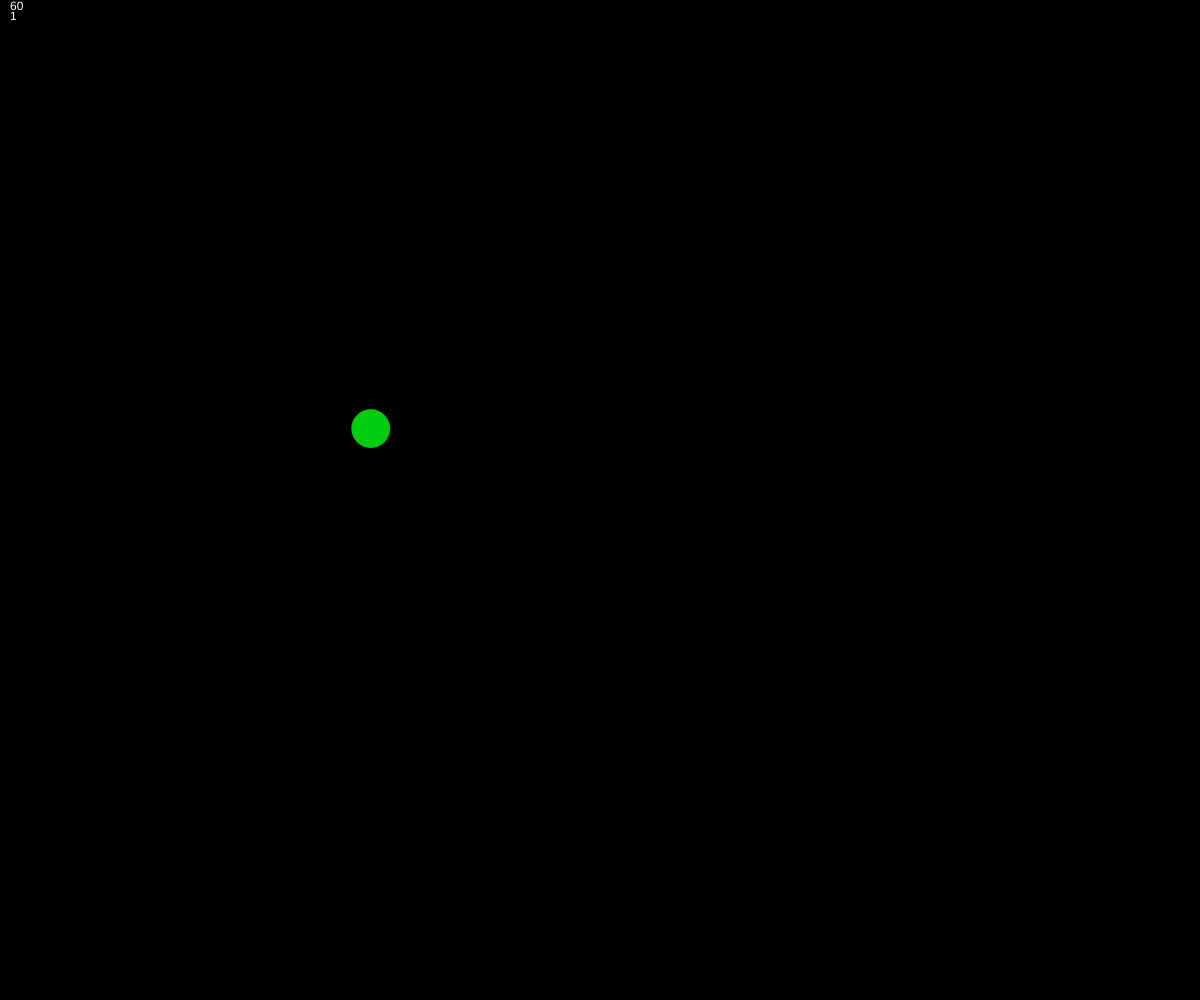
Frame 1 (no input)
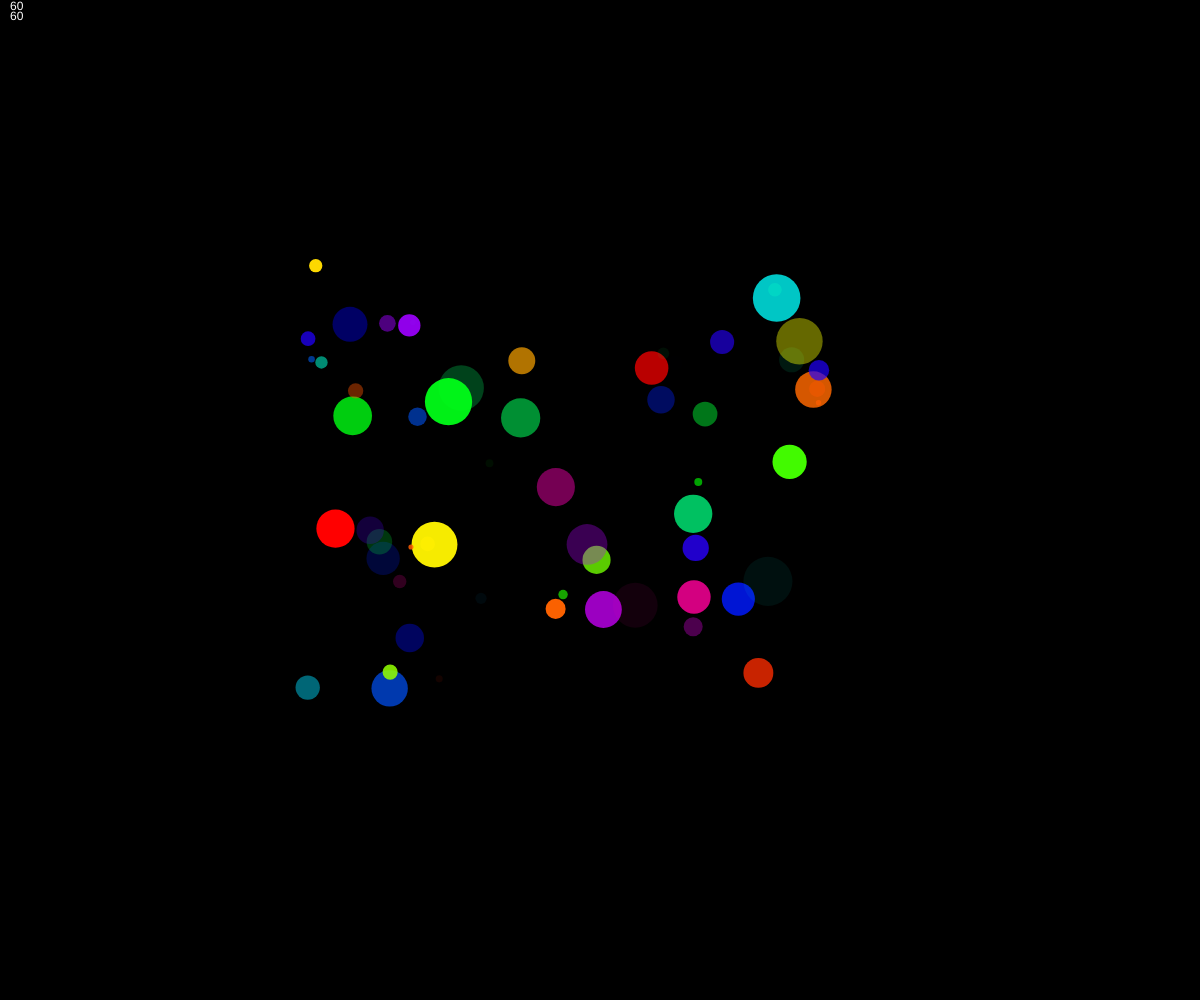
Frame 60 (no input)
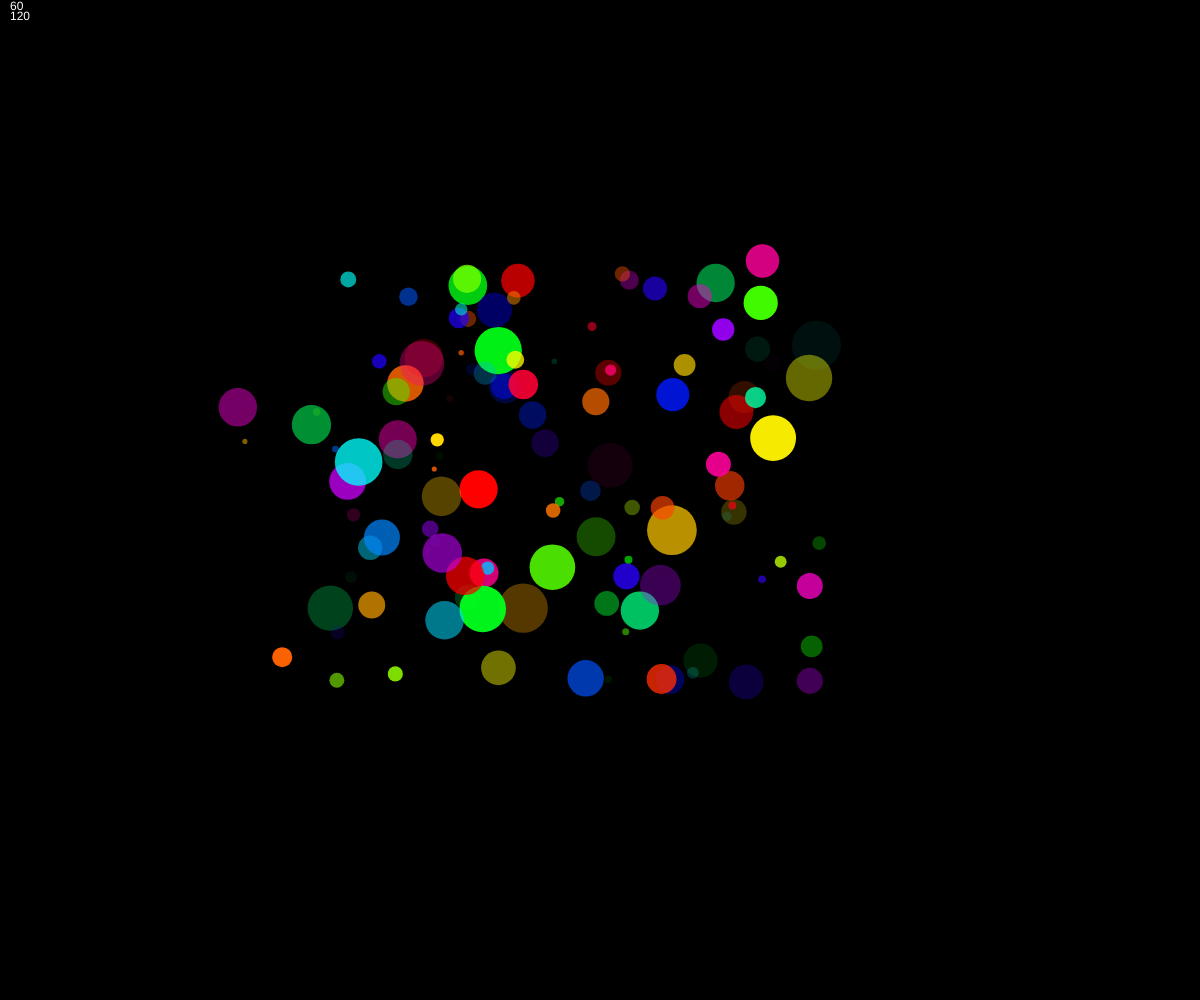
Frame 120 (the mouse pressed at the canvas centre since frame 60)

The p5.js sketch that drew these frames (run headless with seeded random() and noise() and a simulated clock; from frame 60 on, the mouse is pressed at the canvas centre):

// p5.js sketch
// ── sketch.js
// Project Title
// Your Name
// Date
//
// Extra for Experts:
// - describe what you did to take this project "above and beyond"

let bubbles = [];
let time = 0;

function setup() {
  createCanvas(windowWidth, windowHeight);
  colorMode(HSB, 255);
  bubbles.push(new Bubble());
  noStroke();
}

function draw() {
  background(0);
  push();
  fill("white")
  text(str(round(frameRate())), 10, 10);
  text(str(round(bubbles.length)), 10, 20);
  pop();
  for (let bubble of bubbles) {
    bubble.draw(time);
  }
  time += 0.01;
  bubbles.push(new Bubble());
}


class Bubble {
  constructor() {
    this.x = random(width);
    this.y = random(height);
    this.size = random(5,50);
    this.colour = color(random(255), 255, 255, random(255));
    this.time = 0;
    this.seedX = random(0,100000)/5000;
    this.seedY = random(0,100000)/5000;
    
  }
  update() {
    this.x = noise(this.time + this.seedX) * width;
    this.y = noise(this.time + this.seedY) * height;
    this.time += 0.01;
    
  }

  draw(time){
    push();
    fill(this.colour);
    circle(noise(time + this.seedX) * width,noise(time + this.seedY) * height,this.size);
    pop();
  }
}
